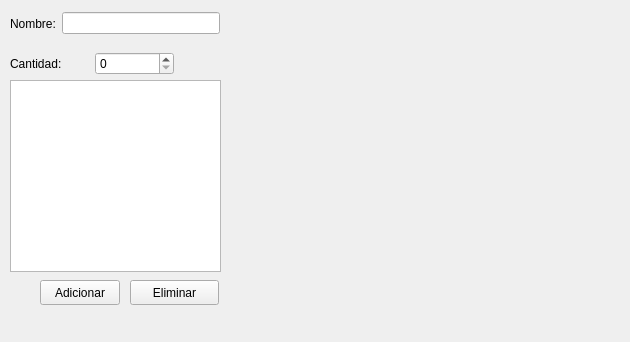
<?xml version="1.0" encoding="UTF-8"?>
<ui version="4.0">
 <class>Widget</class>
 <widget class="QWidget" name="Widget">
  <property name="geometry">
   <rect>
    <x>0</x>
    <y>0</y>
    <width>630</width>
    <height>342</height>
   </rect>
  </property>
  <property name="windowTitle">
   <string>Widget</string>
  </property>
  <widget class="QPushButton" name="adicionar">
   <property name="geometry">
    <rect>
     <x>40</x>
     <y>280</y>
     <width>80</width>
     <height>25</height>
    </rect>
   </property>
   <property name="text">
    <string>Adicionar</string>
   </property>
  </widget>
  <widget class="QPushButton" name="eliminar">
   <property name="geometry">
    <rect>
     <x>130</x>
     <y>280</y>
     <width>89</width>
     <height>25</height>
    </rect>
   </property>
   <property name="text">
    <string>Eliminar</string>
   </property>
  </widget>
  <widget class="QTableWidget" name="tableWidget">
   <property name="geometry">
    <rect>
     <x>10</x>
     <y>80</y>
     <width>211</width>
     <height>192</height>
    </rect>
   </property>
  </widget>
  <widget class="QWidget" name="layoutWidget">
   <property name="geometry">
    <rect>
     <x>10</x>
     <y>10</y>
     <width>210</width>
     <height>27</height>
    </rect>
   </property>
   <layout class="QHBoxLayout" name="horizontalLayout_2">
    <item>
     <widget class="QLabel" name="label">
      <property name="text">
       <string>Nombre:</string>
      </property>
     </widget>
    </item>
    <item>
     <widget class="QLineEdit" name="nombre"/>
    </item>
   </layout>
  </widget>
  <widget class="QWidget" name="layoutWidget">
   <property name="geometry">
    <rect>
     <x>10</x>
     <y>50</y>
     <width>164</width>
     <height>28</height>
    </rect>
   </property>
   <layout class="QHBoxLayout" name="horizontalLayout_3">
    <item>
     <widget class="QLabel" name="label_2">
      <property name="text">
       <string>Cantidad:</string>
      </property>
     </widget>
    </item>
    <item>
     <widget class="QSpinBox" name="cantidad">
      <property name="maximum">
       <number>9999999</number>
      </property>
     </widget>
    </item>
   </layout>
  </widget>
 </widget>
 <resources/>
 <connections/>
</ui>
